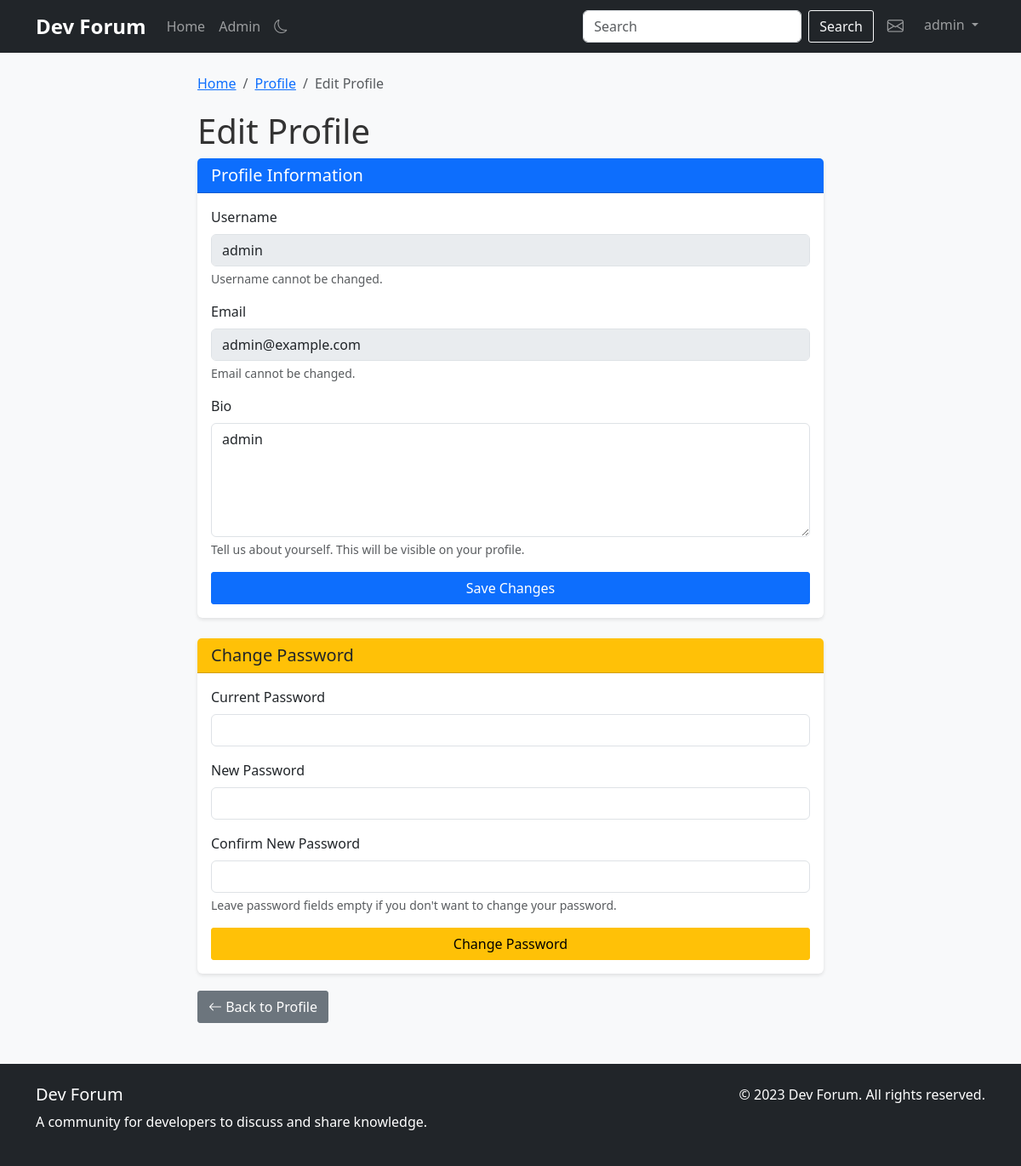
The app's page /profile/edit (signed in) with its own data.
### app.py (models this page shows, shortened)
class User(db.Model, UserMixin):
    id = db.Column(db.Integer, primary_key=True)
    username = db.Column(db.String(80), unique=True, nullable=False, index=True)
    email = db.Column(db.String(120), unique=True, nullable=False, index=True)
    password_hash = db.Column(db.String(128))
    bio = db.Column(db.Text, nullable=True)
    join_date = db.Column(db.DateTime, default=datetime.utcnow, index=True)
    is_admin = db.Column(db.Boolean, default=False)
    posts = db.relationship('Post', backref='author', lazy='dynamic', cascade='all, delete-orphan')
    comments = db.relationship('Comment', backref='author', lazy='dynamic', cascade='all, delete-orphan')

### app.py (the view, shortened to what this page needs)
@app.route('/profile/edit', methods=['GET', 'POST'])
@login_required
def edit_profile():
    return render_template('edit_profile.html')

### app.py (called while the page is built)
@login_manager.user_loader
def load_user(user_id):
    return User.query.get(int(user_id))

### templates/edit_profile.html (shortened to what this page needs)
{% extends "base.html" %}
{% block content %}
<div class="row justify-content-center">
    <div class="col-md-8">
        <nav aria-label="breadcrumb">
            <ol class="breadcrumb">
                <li class="breadcrumb-item"><a href="{{ url_for('index') }}">Home</a></li>
                <li class="breadcrumb-item"><a href="{{ url_for('profile', username=current_user.username) }}">Profile</a></li>
                <li class="breadcrumb-item active" aria-current="page">Edit Profile</li>
            </ol>
        </nav>
        <h1>Edit Profile</h1>
        <div class="card mb-4">
            <div class="card-header bg-primary text-white">
                <h5 class="mb-0">Profile Information</h5>
            </div>
            <div class="card-body">
                <form method="post" action="{{ url_for('edit_profile') }}">
                    <div class="mb-3">
                        <label for="username" class="form-label">Username</label>
                        <input type="text" class="form-control" id="username" value="{{ current_user.username }}" disabled>
                        <div class="form-text">Username cannot be changed.</div>
                    </div>
                    <div class="mb-3">
                        <label for="email" class="form-label">Email</label>
                        <input type="email" class="form-control" id="email" value="{{ current_user.email }}" disabled>
                        <div class="form-text">Email cannot be changed.</div>
                    </div>
                    <div class="mb-3">
                        <label for="bio" class="form-label">Bio</label>
                        <textarea class="form-control" id="bio" name="bio" rows="5">{{ current_user.bio or '' }}</textarea>
                        <div class="form-text">Tell us about yourself. This will be visible on your profile.</div>
                    </div>
                    <div class="d-grid">
                        <button type="submit" class="btn btn-primary">Save Changes</button>
                    </div>
                </form>
            </div>
        </div>
        <div class="card">
            <div class="card-header bg-warning text-dark">
                <h5 class="mb-0">Change Password</h5>
            </div>
            <div class="card-body">
                <form method="post" action="{{ url_for('edit_profile') }}">
                    <div class="mb-3">
                        <label for="current_password" class="form-label">Current Password</label>
                        <input type="password" class="form-control" id="current_password" name="current_password">
                    </div>
                    <div class="mb-3">
                        <label for="new_password" class="form-label">New Password</label>
                        <input type="password" class="form-control" id="new_password" name="new_password">
                    </div>
                    <div class="mb-3">
                        <label for="confirm_password" class="form-label">Confirm New Password</label>
                        <input type="password" class="form-control" id="confirm_password" name="confirm_password">
                        <div class="form-text">Leave password fields empty if you don't want to change your password.</div>
                    </div>
                    <div class="d-grid">
                        <button type="submit" class="btn btn-warning">Change Password</button>
                    </div>
                </form>
            </div>
        </div>
        <div class="mt-3">
            <a href="{{ url_for('profile', username=current_user.username) }}" class="btn btn-secondary">
                <i class="bi bi-arrow-left"></i> Back to Profile
            </a>
        </div>
    </div>
</div>
{% endblock %}

### templates/base.html (shortened to what this page needs)
<!DOCTYPE html>
<html lang="en">
<head>
    <link href="https://cdn.jsdelivr.net/npm/bootstrap@5.3.0-alpha1/dist/css/bootstrap.min.css" rel="stylesheet">
    <link rel="stylesheet" href="https://cdn.jsdelivr.net/npm/bootstrap-icons@1.10.3/font/bootstrap-icons.css">
    <link rel="stylesheet" href="https://cdn.jsdelivr.net/npm/prismjs@1.29.0/themes/prism.min.css">
    <link rel="stylesheet" href="https://cdn.jsdelivr.net/npm/prismjs@1.29.0/plugins/line-numbers/prism-line-numbers.min.css">
    <link rel="stylesheet" href="{{ url_for('static', filename='css/style.css') }}">
</head>
<body>
    <nav class="navbar navbar-expand-lg navbar-dark bg-dark">
        <div class="container">
            <a class="navbar-brand" href="{{ url_for('index') }}">Dev Forum</a>
            <div class="collapse navbar-collapse" id="navbarNav">
                <ul class="navbar-nav me-auto">
                    <li class="nav-item">
                        <a class="nav-link" href="{{ url_for('index') }}">Home</a>
                    </li>
                    {% if current_user.is_admin %}
                    <li class="nav-item">
                        <a class="nav-link" href="{{ url_for('admin') }}">Admin</a>
                    </li>
                    {% endif %}
                </ul>
                <form class="d-flex me-2" action="{{ url_for('search') }}" method="get">
                    <input class="form-control me-2" type="search" name="query" placeholder="Search" aria-label="Search">
                    <button class="btn btn-outline-light" type="submit">Search</button>
                </form>
                <ul class="navbar-nav">
                    {% if current_user.is_authenticated %}
                    <li class="nav-item me-2">
                        <a class="nav-link position-relative" href="{{ url_for('messages') }}">
                            <i class="bi bi-envelope"></i>
                        </a>
                    </li>
                    <li class="nav-item dropdown">
                        <a class="nav-link dropdown-toggle" href="#" id="navbarDropdown" role="button" data-bs-toggle="dropdown" aria-expanded="false">
                            {{ current_user.username }}
                        </a>
                    </li>
                    {% endif %}
                </ul>
            </div>
        </div>
    </nav>
    <div class="container mt-4">
        {% block content %}{% endblock %}
    </div>
    <footer class="bg-dark text-white mt-5 py-4">
        <div class="container">
            <div class="row">
                <div class="col-md-6">
                    <h5>Dev Forum</h5>
                    <p>A community for developers to discuss and share knowledge.</p>
                </div>
                <div class="col-md-6 text-md-end">
                    <p>&copy; 2023 Dev Forum. All rights reserved.</p>
                </div>
            </div>
        </div>
    </footer>
</body>
</html>

### static/css/style.css (style rules this page uses)
body { font-family: 'Segoe UI', Tahoma, Geneva, Verdana, sans-serif; background-color: #f8f9fa; color: #333; }
.navbar-brand { font-weight: bold; font-size: 1.5rem; }
.nav-link .bi-envelope { font-size: 1.2rem; }
.card { box-shadow: 0 2px 4px rgba(0, 0, 0, 0.1); border: none; margin-bottom: 20px; }
.card-header { font-weight: bold; }
footer { margin-top: 50px; }
.breadcrumb { background-color: transparent; padding: 0; margin-bottom: 20px; }
.btn { border-radius: 3px; }

### records on screen
User: username "admin", email "admin@example.com", bio "admin"
